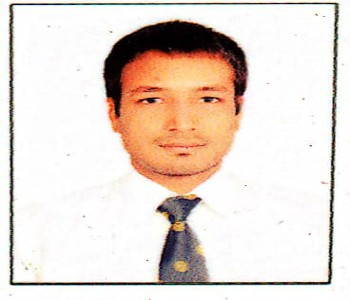
#> input picture photos/ValidatedPhotos/invalid - Copy/2078-105.jpg, 350 x 300 px
$ python -i blur_check.py   (imports and definitions only)   (older library calls are emulated)
#> lines starting #> are read from the running program, lines starting #| are printed output that depends on the picture
import cv2
import numpy as np
from .models import Config
import logging
from api.grey_black_and_white_check import is_grey

def check_image_blurness(image):
    grey = cv2.cvtColor(image, cv2.COLOR_BGR2GRAY)
    return (check_if_pixaleted(grey) or check_if_blur(grey))

def check_if_blur(gray):
    config = Config.objects.all()[0]
    # compute the Laplacian of the image and then return the focus
    # measure, which is simply the variance of the Laplacian
    laplacianVar = cv2.Laplacian(gray, cv2.CV_64F).var()
    logging.info(" variance = "+ str(laplacianVar))
    return laplacianVar < config.blurness_threshold


def check_if_pixaleted(gray):
    config = Config.objects.all()[0]
    pixelated_threshold = config.pixelated_threshold
    #edge detection using canny
    edges = cv2.Canny(gray, 50, 150, apertureSize=3)
    minLineLength = 200
    maxLineGap = 10

    #number of lines detection using hough

    lines = cv2.HoughLinesP(edges, 1, np.pi / 180, 100, minLineLength, maxLineGap)

    if(lines is None):
        lines =[]
    else:
        logging.info(" lines = "+ str(len(lines)))

    return len(lines) > pixelated_threshold

>>> import cv2
>>> picture = cv2.imread('../../photos/ValidatedPhotos/invalid - Copy/2078-105.jpg')
#> picture is the input picture: shape (300, 350, 3); mean B, G, R 208.3, 216.9, 229.3
>>> result = check_image_blurness(picture)
#> in check_image_blurness, `grey = cv2.cvtColor(image, cv2.COLOR_BGR2GRAY)`:
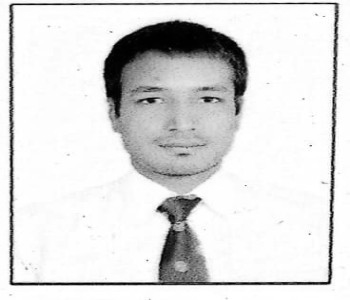
#> grey: shape (300, 350); min 0, max 255, mean 219.7
#> (the run stopped early here; a loop or call above may not have finished)

$ run again, on photos/ValidatedPhotos/invalid - Copy/2078-1087.jpg
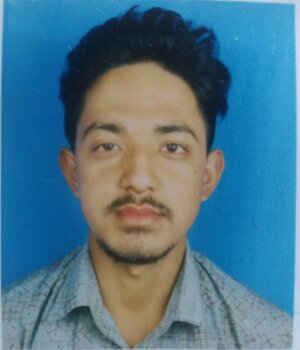
#> input picture photos/ValidatedPhotos/invalid - Copy/2078-1087.jpg, 300 x 350 px
#> picture is the input picture: shape (350, 300, 3); mean B, G, R 137.7, 117.8, 76.6
#> in check_image_blurness, `grey = cv2.cvtColor(image, cv2.COLOR_BGR2GRAY)`:
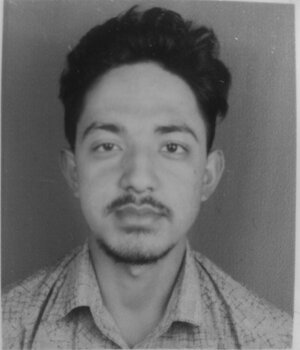
#> grey: shape (350, 300); min 18, max 219, mean 107.7

$ run again, on photos/ValidatedPhotos/invalid - Copy/2078-1138.jpg
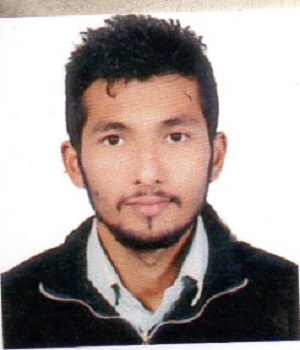
#> input picture photos/ValidatedPhotos/invalid - Copy/2078-1138.jpg, 300 x 350 px
#> picture is the input picture: shape (350, 300, 3); mean B, G, R 150.3, 154.2, 166.2
#> in check_image_blurness, `grey = cv2.cvtColor(image, cv2.COLOR_BGR2GRAY)`:
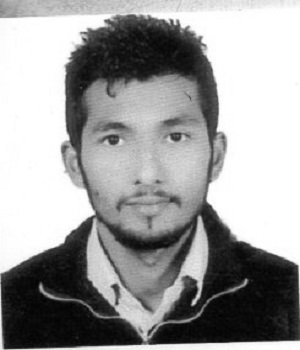
#> grey: shape (350, 300); min 1, max 255, mean 157.4

$ run again, on photos/ValidatedPhotos/invalid - Copy/2078-1288.jpg
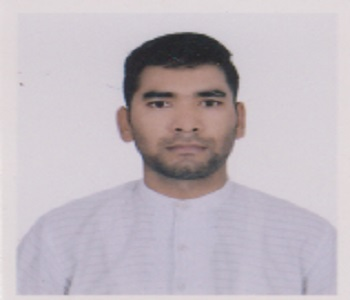
#> input picture photos/ValidatedPhotos/invalid - Copy/2078-1288.jpg, 350 x 300 px
#> picture is the input picture: shape (300, 350, 3); mean B, G, R 192.1, 185, 193.5
#> in check_image_blurness, `grey = cv2.cvtColor(image, cv2.COLOR_BGR2GRAY)`:
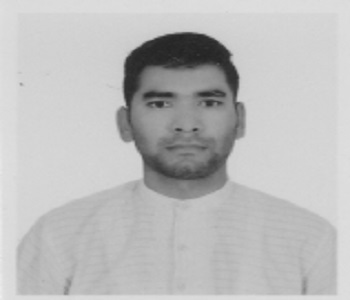
#> grey: shape (300, 350); min 36, max 240, mean 188.3
